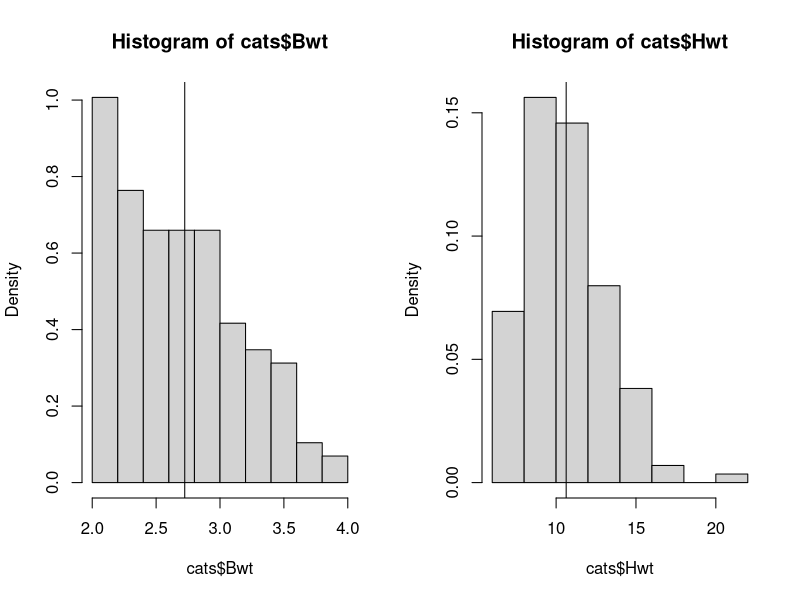

The R source for this figure:
## ---- chunk 1
library(tidyverse)
## ---- chunk 2
library(MASS)
data(cats)
summary(cats)
## ---- chunk 3
par(mfrow = c(1, 2))
hist(cats$Bwt, probability=TRUE); abline(v = 2.724)
hist(cats$Hwt, probability=TRUE); abline(v = 10.63)
par(mfrow = c(1,1))
## ---- chunk 4
fake.mean <- 10
fake.var <- 8
a <- fake.mean ^ 2 / fake.var
s <- fake.var / fake.mean
## ---- chunk 5
Hwt.mean <- mean(cats$Hwt)
Hwt.var <- var(cats$Hwt)
a <- Hwt.mean ^ 2 / Hwt.var
s <- Hwt.var / Hwt.mean
